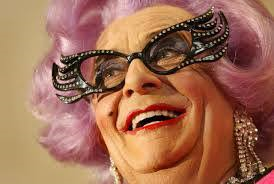
#> input picture Lecture 1/images/Bente.png, 274 x 184 px
$ python ConvertGray.py
#> lines starting #> are read from the running program, lines starting #| are printed output that depends on the picture
"""
Exercise 3
Use OpenCV to load and display a color image
Convert it to grayscale

1. Using nested loops
2. Using matrix multiplication
3. Using the built-in OpenCV function

- Simon
"""

import numpy as np
import cv2 as cv
import sys

img_dir = "images/Bente.png"


if __name__ == "__main__":
    img = cv.imread(img_dir)
#> img is the input picture: shape (184, 274, 3); mean B, G, R 84.3, 109.1, 160.8
    # print(img)

    # print(img[0,1,0])

    if img is None:
        print("Image not found")

    # Convert to grayscale nested loop
    img_copy = np.copy(img)
    counti = 0
    for i in img:
        countj = 0
        for j in i:
            x = 0.33 * j[0] + 0.33 * j[1] + 0.33 * j[2]
            img_copy[counti, countj] = [x, x, x]
            countj += 1
        counti += 1
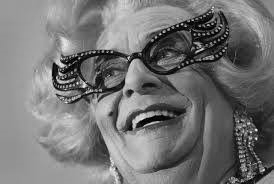
#> img_copy: shape (184, 274, 3); min 0, max 239, mean 116.4
#> after the loop, counti = 184
    # print("new line: ",img_copy)

    cv.imshow("Window", img_copy)
    k = cv.waitKey(0)
#> (key q is pressed here)
    if k == ord("q"):
        exit()
#> (the program exits here)
